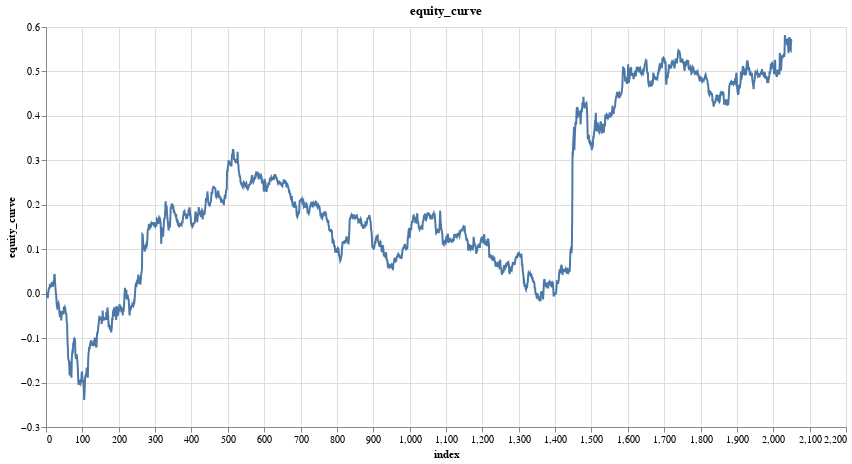

Source (notebook cell):
### Code cell
research.plot_column(model_trades, 'equity_curve')

### Figure 1 — Vega specification as saved in the notebook (floating-point values rounded to 4 significant figures; data arrays with more than 128 entries replaced by an {"elided": "..."} marker saying what was removed)
{"$schema": "https://vega.github.io/schema/vega/v5.json", "data": [{"name": "param_8_store"}, {"name": "source_0", "values": {"elided": "2051 records"}}, {"name": "source_0_x_domain_index", "values": [{"min": 0, "max": 2050}]}, {"name": "source_0_y_domain_equity_curve", "values": [{"min": -0.239, "max": 0.582}]}], "signals": [{"name": "unit", "value": {}, "on": [{"events": "pointermove", "update": "isTuple(group()) ? group() : unit"}]}, {"name": "param_8", "update": "vlSelectionResolve(\"param_8_store\", \"union\")"}, {"name": "param_8_index", "on": [{"events": [{"source": "view", "type": "dblclick"}], "update": "null"}, {"events": {"signal": "param_8_translate_delta"}, "update": "panLinear(param_8_translate_anchor.extent_x, -param_8_translate_delta.x / width)"}, {"events": {"signal": "param_8_zoom_delta"}, "update": "zoomLinear(domain(\"x\"), param_8_zoom_anchor.x, param_8_zoom_delta)"}]}, {"name": "param_8_equity_curve", "on": [{"events": [{"source": "view", "type": "dblclick"}], "update": "null"}, {"events": {"signal": "param_8_translate_delta"}, "update": "panLinear(param_8_translate_anchor.extent_y, param_8_translate_delta.y / height)"}, {"events": {"signal": "param_8_zoom_delta"}, "update": "zoomLinear(domain(\"y\"), param_8_zoom_anchor.y, param_8_zoom_delta)"}]}, {"name": "param_8_tuple", "on": [{"events": [{"signal": "param_8_index || param_8_equity_curve"}], "update": "param_8_index && param_8_equity_curve ? {unit: \"\", fields: param_8_tuple_fields, values: [param_8_index,param_8_equity_curve]} : null"}]}, {"name": "param_8_tuple_fields", "value": [{"field": "index", "channel": "x", "type": "R"}, {"field": "equity_curve", "channel": "y", "type": "R"}]}, {"name": "param_8_translate_anchor", "value": {}, "on": [{"events": [{"source": "scope", "type": "pointerdown"}], "update": "{x: x(unit), y: y(unit), extent_x: domain(\"x\"), extent_y: domain(\"y\")}"}]}, {"name": "param_8_translate_delta", "value": {}, "on": [{"events": [{"source": "window", "between": [{"source": "scope", "type": "pointerdown"}, {"source": "window", "type": "pointerup"}], "consume": true, "type": "pointermove"}], "update": "{x: param_8_translate_anchor.x - x(unit), y: param_8_translate_anchor.y - y(unit)}"}]}, {"name": "param_8_zoom_anchor", "on": [{"events": [{"source": "scope", "type": "wheel", "consume": true}], "update": "{x: invert(\"x\", x(unit)), y: invert(\"y\", y(unit))}"}]}, {"name": "param_8_zoom_delta", "on": [{"events": [{"source": "scope", "consume": true, "type": "wheel"}], "update": "pow(1.001, event.deltaY * pow(16, event.deltaMode))", "force": true}]}, {"name": "param_8_modify", "on": [{"events": {"signal": "param_8_tuple"}, "update": "modify(\"param_8_store\", param_8_tuple, true)"}]}], "marks": [{"type": "line", "name": "marks", "from": {"data": "source_0"}, "sort": {"field": "x"}, "encode": {"update": {"tooltip": {"signal": "{\"index\": format(datum[\"index\"], \"\"), \"equity_curve\": format(datum[\"equity_curve\"], \"\")}"}, "stroke": {"value": "#4c78a8"}, "y": {"field": "equity_curve", "scale": "y"}, "defined": {"signal": "isValid(datum[\"index\"]) && isFinite(+datum[\"index\"]) && isValid(datum[\"equity_curve\"]) && isFinite(+datum[\"equity_curve\"])"}, "x": {"field": "index", "scale": "x"}}}, "clip": true, "style": ["line"], "interactive": true}], "scales": [{"name": "x", "type": "linear", "domain": [{"signal": "(data(\"source_0_x_domain_index\")[0] || {}).min"}, {"signal": "(data(\"source_0_x_domain_index\")[0] || {}).max"}], "range": [0, {"signal": "width"}], "domainRaw": {"signal": "param_8[\"index\"]"}, "zero": false, "nice": true}, {"name": "y", "type": "linear", "domain": [{"signal": "(data(\"source_0_y_domain_equity_curve\")[0] || {}).min"}, {"signal": "(data(\"source_0_y_domain_equity_curve\")[0] || {}).max"}], "range": [{"signal": "height"}, 0], "zero": true, "domainRaw": {"signal": "param_8[\"equity_curve\"]"}, "nice": true}], "axes": [{"scale": "x", "orient": "bottom", "gridScale": "y", "minExtent": 0, "ticks": false, "zindex": 0, "domain": false, "tickCount": {"signal": "ceil(width/40)"}, "grid": true, "labels": false, "maxExtent": 0, "aria": false}, {"scale": "y", "maxExtent": 0, "domain": false, "zindex": 0, "minExtent": 0, "orient": "left", "grid": true, "gridScale": "x", "aria": false, "ticks": false, "tickCount": {"signal": "ceil(height/40)"}, "labels": false}, {"scale": "x", "title": "index", "orient": "bottom", "labelOverlap": true, "tickCount": {"signal": "ceil(width/40)"}, "labelFlush": true, "zindex": 0, "grid": false}, {"scale": "y", "zindex": 0, "title": "equity_curve", "orient": "left", "grid": false, "labelOverlap": true, "tickCount": {"signal": "ceil(height/40)"}}], "title": {"text": "equity_curve", "frame": "group"}, "background": "white", "width": 800, "height": 400, "style": "cell", "padding": 5}
